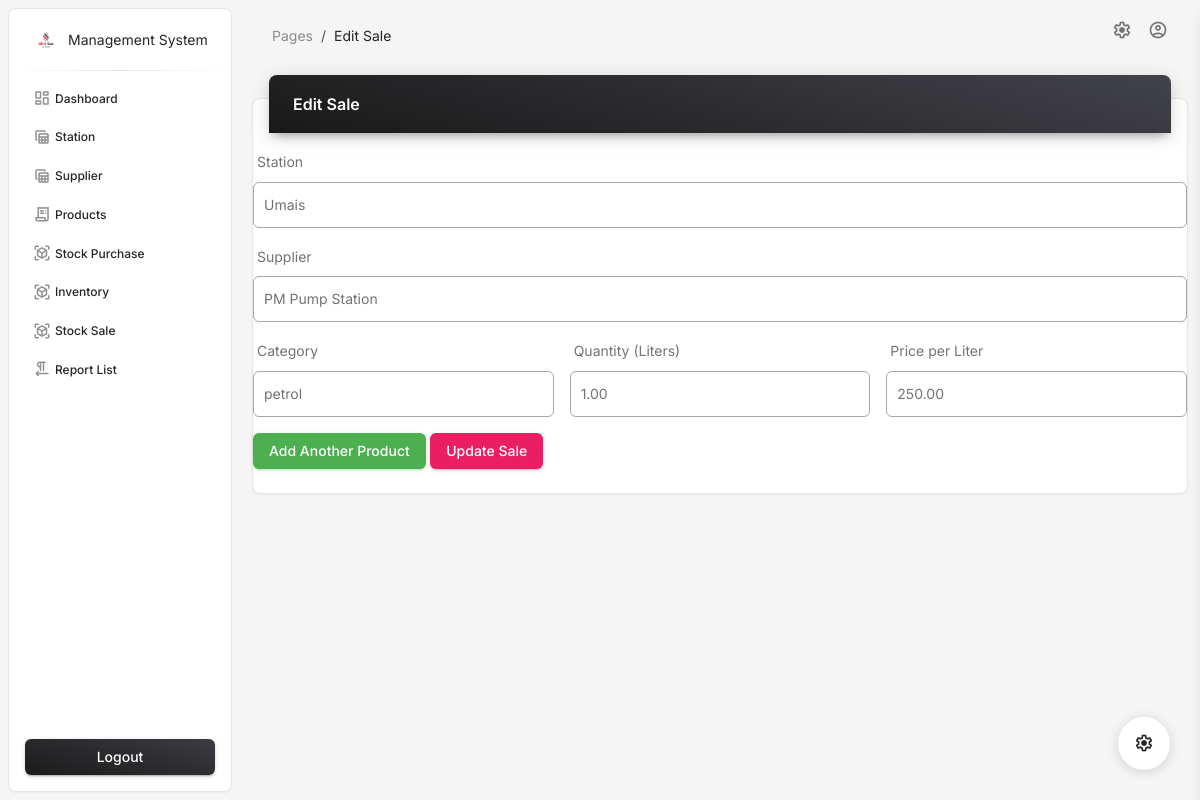
/edit-sale/12/, run on the app's committed database.
### app/models.py (models this page shows, shortened)
class Sale(models.Model):
    station = models.ForeignKey(Station, on_delete=models.SET_NULL, null=True, blank=True, related_name='sales')
    supplier = models.ForeignKey(Supplier, on_delete=models.SET_NULL, null=True, blank=True, related_name='sales')
    total_cost = models.DecimalField(max_digits=10, decimal_places=2, editable=False)
    sale_date = models.DateTimeField(auto_now_add=True)

class Station(models.Model):
    name = models.CharField(max_length=100)
    location = models.CharField(max_length=255)
    capacity = models.DecimalField(max_digits=10, decimal_places=2)  # Fuel capacity in liters
    contact_number = models.CharField(max_length=20)
    is_active = models.BooleanField(default=True)  # For soft delete

class Supplier(models.Model):
    name = models.CharField(max_length=100)
    contact_number = models.CharField(max_length=20)
    address = models.CharField(max_length=255, blank=True, null=True)
    stations = models.ManyToManyField(Station, related_name='suppliers')  # Station-Supplier relationship

class SaleItem(models.Model):
    sale = models.ForeignKey(Sale, related_name='saleitems', on_delete=models.CASCADE)
    category = models.ForeignKey(Product, on_delete=models.CASCADE)
    quantity_sold = models.DecimalField(max_digits=10, decimal_places=2)  # Quantity sold in liters
    price_per_liter = models.DecimalField(max_digits=10, decimal_places=2)
    total_price = models.DecimalField(max_digits=10, decimal_places=2, editable=False)

class Product(models.Model):
    name = models.CharField(max_length=50)
    price_per_liter = models.DecimalField(max_digits=10, decimal_places=2)
    unit = models.CharField(max_length=10, default="liters")  # Unit of measurement
    description = models.TextField(blank=True, null=True)

### app/views.py (the view)
# urls.py: path('edit-sale/<int:sale_id>/', edit_sale, name='edit_sale'),
def edit_sale(request, sale_id):
    sale = get_object_or_404(Sale, id=sale_id)  # Fetch the sale instance
    if request.method == 'POST':
        print("POST data:", request.POST)
        station_id = request.POST.get('station')
        supplier_id = request.POST.get('supplier')
        category_ids = request.POST.getlist('categories')
        quantities = request.POST.getlist('quantities')
        prices = request.POST.getlist('prices')
        try:
            with transaction.atomic():
                station = get_object_or_404(Station, id=station_id)
                supplier = get_object_or_404(Supplier, id=supplier_id)
                sale.station = station
                sale.supplier = supplier
                for sale_item in sale.saleitems.all():
                    inventory = FuelInventory.objects.get(
                        station=sale.station,
                        category=sale_item.category
                    )
                    inventory.quantity += sale_item.quantity_sold  # Restore inventory
                    inventory.save()
                sale.saleitems.all().delete()
                total_cost = Decimal(0)
                new_details = []
                for category_id, quantity, price in zip(category_ids, quantities, prices):
                    category = get_object_or_404(Product, id=category_id)
                    quantity = Decimal(quantity)
                    price = Decimal(price)
                    total_price = quantity * price
                    total_cost += total_price
                    inventory = FuelInventory.objects.get(
                        station=station,
                        category=category
                    )
                    if quantity > inventory.quantity:
                        raise ValueError(f"Not enough inventory for category {category.name}.")
                    inventory.quantity -= quantity
                    inventory.save()
                    new_details.append(SaleItem(
                        sale=sale,
                        category=category,
                        quantity_sold=quantity,
                        price_per_liter=price,
                        total_price=total_price
                    ))
                SaleItem.objects.bulk_create(new_details)
                sale.total_cost = total_cost
                sale.save()
                messages.success(request, "Sale updated successfully.")
                return redirect('sale')  # Redirect to sales list
        except Exception as e:
            print(f"Error updating sale: {e}")
            messages.error(request, f"Error updating sale: {e}")
            return redirect('edit_sale', sale_id=sale.id)
    else:
        stations = Station.objects.all()
        categories = Product.objects.all()
        suppliers = Supplier.objects.all()
        sale_items = sale.saleitems.all()  # Fetch sale items for this sale
        return render(request, 'sales/edit_sale.html', {
            'sale': sale,
            'sale_items': sale_items,
            'stations': stations,
            'categories': categories,
            'suppliers': suppliers,
        })

### templates/Sales/edit_sale.html (shortened to what this page needs)
{% extends "base.html" %}
{% block page %}Edit Sale{% endblock page %}
{% block main %}
<div class="container-fluid py-2">
    <div class="row">
        <div class="col-12">
            <div class="card my-4">
                <div class="card-header p-0 bg-gradient-dark shadow-dark border-radius-lg pt-3 pb-3 d-flex justify-content-between align-items-center position-relative mt-n4 mx-3 z-index-2">
                    <h6 class="text-white text-capitalize ps-4 mb-0">Edit Sale</h6>
                </div>
                <div class="card-body px-0 pb-2">
                    <form method="POST" action="{% url 'edit_sale' sale.id %}">
                        <div class="mb-3">
                            <label for="station" class="form-label">Station</label>
                            <select class="form-control" id="station" name="station" required>
                                {% for station in stations %}
                                    <option value="{{ station.id }}" {% if station.id == sale.station.id %}selected{% endif %}>{{ station.name }}</option>
                                {% endfor %}
                            </select>
                        </div>
                        <div class="mb-3">
                            <label for="supplier" class="form-label">Supplier</label>
                            <select class="form-control" id="supplier" name="supplier" required>
                                {% for supplier in suppliers %}
                                    <option value="{{ supplier.id }}" {% if supplier.id == sale.supplier.id %}selected{% endif %}>{{ supplier.name }}</option>
                                {% endfor %}
                            </select>
                        </div>
                        <div id="product-list">
                            {% for item in sale.saleitems.all %}
                            <div class="product-row row g-3">
                                <div class="col-md-4">
                                    <label for="category" class="form-label">Category</label>
                                    <select class="form-control category" name="categories" required>
                                        {% for category in categories %}
                                        <option value="{{ category.id }}" {% if category.id == item.category.id %}selected{% endif %}>
                                            {{ category.name }}
                                        </option>
                                        {% endfor %}
                                    </select>
                                </div>
                                <div class="col-md-4">
                                    <label for="quantity" class="form-label">Quantity (Liters)</label>
                                    <input type="number" class="form-control" name="quantities" value="{{ item.quantity_sold }}" required step="0.01">
                                </div>
                                <div class="col-md-4">
                                    <label for="price" class="form-label">Price per Liter</label>
                                    <input type="number" class="form-control price_per_liter" name="prices" value="{{ item.price_per_liter }}" required step="0.01" readonly>
                                </div>
                            </div>
                            {% endfor %}
                        </div>
                        <button type="button" class="btn btn-success mt-3" id="add-product">Add Another Product</button>
                        <button type="submit" class="btn btn-primary mt-3">Update Sale</button>
                    </form>
                </div>
            </div>
        </div>
    </div>
</div>
{% endblock %}

### data on the page
Sale: station "Umais", supplier "PM Pump Station"
SaleItem: categories "petrol", quantities "1.00", prices "250.00"
